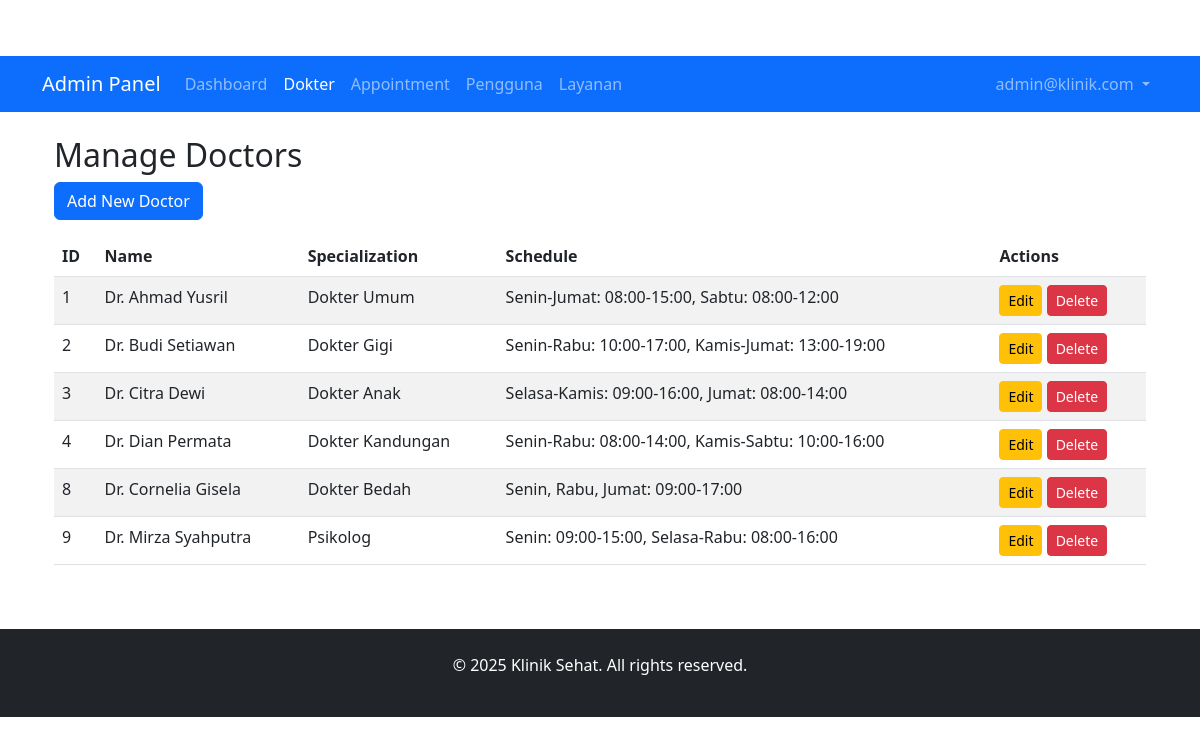
The page /klinik/admin/doctors.php (signed in) on the database its author committed.
### tables this page shows
CREATE TABLE `doctors` (
  `id` int(11) NOT NULL,
  `name` varchar(100) NOT NULL,
  `specialization` varchar(100) NOT NULL,
  `schedule` text NOT NULL,
  `bio` text DEFAULT NULL
);

### klinik/admin/doctors.php (the view, shortened to what this page needs)
<?php
require_once '../config/database.php';
$doctors = $pdo->query("SELECT * FROM doctors")->fetchAll();
include '../includes/admin-header.php';
?>
<div class="container mt-4">
    <h2>Manage Doctors</h2>
    <button type="button" class="btn btn-primary mb-3" data-bs-toggle="modal" data-bs-target="#addDoctorModal">
        Add New Doctor
    </button>
    <div class="table-responsive">
        <table class="table table-striped">
            <thead>
                <tr>
                    <th>ID</th>
                    <th>Name</th>
                    <th>Specialization</th>
                    <th>Schedule</th>
                    <th>Actions</th>
                </tr>
            </thead>
            <tbody>
                <?php foreach ($doctors as $doctor): ?>
                <tr>
                    <td><?php echo $doctor['id']; ?></td>
                    <td><?php echo $doctor['name']; ?></td>
                    <td><?php echo $doctor['specialization']; ?></td>
                    <td><?php echo $doctor['schedule']; ?></td>
                    <td>
                        <button class="btn btn-sm btn-warning edit-doctor"
                                data-id="<?php echo $doctor['id']; ?>"
                                data-name="<?php echo htmlspecialchars($doctor['name']); ?>"
                                data-specialization="<?php echo htmlspecialchars($doctor['specialization']); ?>"
                                data-schedule="<?php echo htmlspecialchars($doctor['schedule']); ?>">
                            Edit
                        </button>
                        <a href="doctors.php?delete=<?php echo $doctor['id']; ?>" class="btn btn-sm btn-danger"
                           onclick="return confirm('Are you sure you want to delete this doctor?')">
                            Delete
                        </a>
                    </td>
                </tr>
                <?php endforeach; ?>
            </tbody>
        </table>
    </div>
</div>
<?php include '../includes/footer.php'; ?>

### klinik/assets/style.css (style rules this page uses)
body { padding-top: 56px; }

### rows shown on the page
doctors: id "1", name "Dr. Ahmad Yusril", specialization "Dokter Umum", schedule "Senin-Jumat: 08:00-15:00, Sabtu: 08:00-12:00"
doctors: id "2", name "Dr. Budi Setiawan", specialization "Dokter Gigi", schedule "Senin-Rabu: 10:00-17:00, Kamis-Jumat: 13:00-19:00"
doctors: id "3", name "Dr. Citra Dewi", specialization "Dokter Anak", schedule "Selasa-Kamis: 09:00-16:00, Jumat: 08:00-14:00"
doctors: id "4", name "Dr. Dian Permata", specialization "Dokter Kandungan", schedule "Senin-Rabu: 08:00-14:00, Kamis-Sabtu: 10:00-16:00"
doctors: id "8", name "Dr. Cornelia Gisela", specialization "Dokter Bedah", schedule "Senin, Rabu, Jumat: 09:00-17:00"
doctors: id "9", name "Dr. Mirza Syahputra", specialization "Psikolog", schedule "Senin: 09:00-15:00, Selasa-Rabu: 08:00-16:00"

### other values the page prints
$_SESSION['user_email'] "admin@klinik.com"
